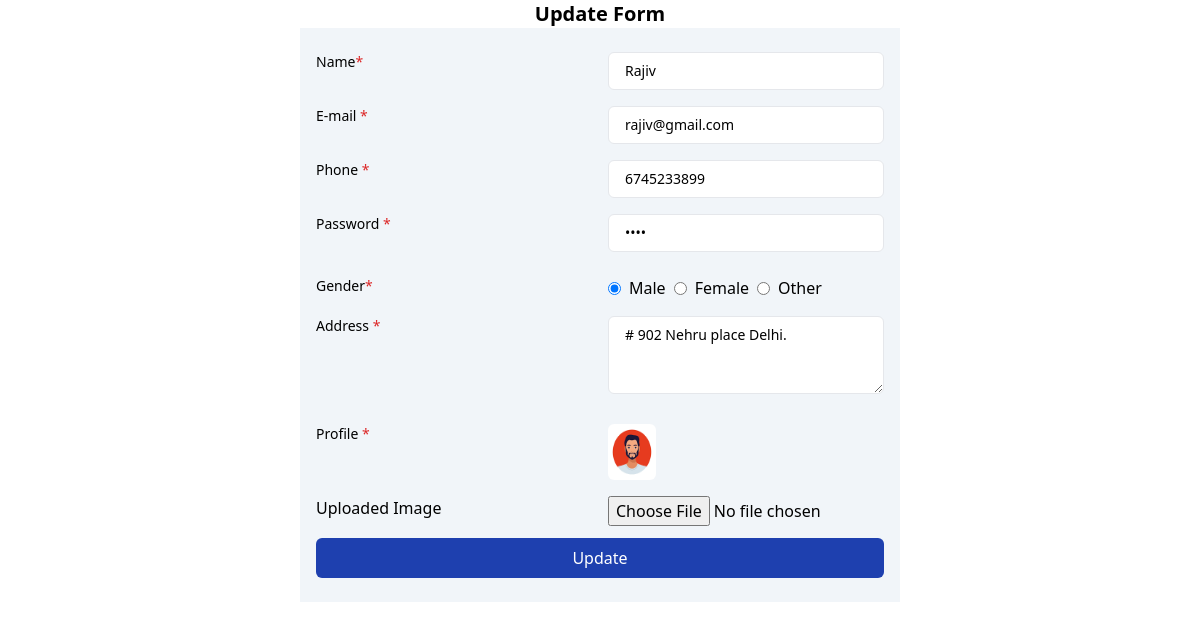
Screenshot of /update_user.php?userId=13 (signed in) with the database file from the repository.
### tables this page shows
CREATE TABLE `image_file` (
  `id` int NOT NULL AUTO_INCREMENT,
  `userId` int DEFAULT NULL,
  `unique_name` varchar(200) NOT NULL,
  `display_name` varchar(200) NOT NULL,
  `created` datetime DEFAULT NULL,
  `modified` datetime DEFAULT NULL,
  `path` varchar(255) DEFAULT NULL,
  PRIMARY KEY (`id`),
  KEY `userId` (`userId`),
  CONSTRAINT `image_file_ibfk_1` FOREIGN KEY (`userId`) REFERENCES `users` (`userId`)
);

CREATE TABLE `users` (
  `userId` int NOT NULL AUTO_INCREMENT,
  `name` varchar(30) NOT NULL,
  `email` varchar(50) NOT NULL,
  `phone` varchar(15) NOT NULL,
  `password` varchar(255) NOT NULL,
  `gender` enum('Male','Female','Others') NOT NULL,
  `address` varchar(255) NOT NULL,
  `created` datetime DEFAULT NULL,
  `modified` datetime DEFAULT NULL,
  PRIMARY KEY (`userId`)
);

### database.php (called while the page is built, shortened)
<?php
class Database
{
    private $db_host = 'localhost';
    private $db_user = 'root';
    private $db_pass = 'Lavish@1233';
    private $db_name = 'book_shop_db';
    private $mysqli = "";
    private $result = array();
    private $conn = false;
    public function __construct()
    {
        if (!$this->conn) {
            $this->mysqli = new mysqli($this->db_host, $this->db_user, $this->db_pass, $this->db_name);
            $this->conn = true;
        } else {
            return true;
        }
    }
    public function sql($sql)
    {
        $query = $this->mysqli->query($sql);
        if ($query) {
            $this->result = $query->fetch_all(MYSQLI_ASSOC);
            return true;
        } else {
            array_push($this->result, $this->mysqli->error);
            return false;
        }
    }
    public function getResult()
    {
        $val = $this->result;
        $this->result = array();
        return $val;
    }
}
?>

### user_updatehandler.php (called while the page is built, shortened)
<?php
include_once 'database.php';
if(isset($_GET['userId'])){
    $uid =  $_GET['userId'];
    $object = new Database();
    $object->sql("select * from users left join image_file on users.userId = image_file.userId where Id='$uid'");
    $res = $object->getResult();
}else{
    header('location:user_login.php');
}

### update_user.php (the view, shortened to what this page needs)
<?php require 'user_updatehandler.php';?>
<?php require('views/partials/head.php'); ?>
<body class="w-full h-full flex flex-col  justify-center items-center">
    <h1 class="font-semibold text-xl text-center">Update Form</h1>
        <form class="bg-slate-100 flex flex-col justify-center px-4 py-6 w-1/2  space-y-3"  name="update" enctype = "multipart/form-data" method="post"  action="<?php echo htmlspecialchars($_SERVER["PHP_SELF"]); ?>">
        <div class="grid grid-cols-2 gap-4">
        <label for="name" class="text-sm font-medium">Name<span class="text-red-600">*</span></label>
        <div>
            <input type="text" name="name" class="border rounded-md w-full px-4 py-2 text-sm" placeholder="Enter Name" value="<?php echo $row['name'];?>">
        </div>
        <label for="email" class="text-sm font-medium">E-mail <span class="text-red-600">*</span> </label>
        <div>
            <input type="text" name="email" class="border rounded-md w-full px-4 py-2 text-sm" placeholder="Enter Email" value="<?php echo $row['email'];?>">
        </div>
        <label for="phone" class="text-sm font-medium">Phone <span class="text-red-600">*</span> </label>
        <div>
            <input type="tel" name="phone" class="border rounded-md w-full px-4 py-2 text-sm" placeholder="Enter Phone Number" value="<?php echo $row['phone'];?>">
        </div>
        <label for="password" class="text-sm font-medium">Password <span class="text-red-600">*</span> </label>
        <div>
            <input type="password" name="password" class="border rounded-md w-full px-4 py-2 text-sm mb-2" placeholder="Enter Password" value="<?php echo $row['gender'];?>">
        </div>
        <label for="gender" class="text-sm font-medium">Gender<span class="text-red-600">*</span></label>
        <div class="flex flex-row gap-2 items-center">
            <input type="radio" name="gender" value="Male" <?php if($row['gender'] == 'Male'){echo 'checked';}?>>Male
            <input type="radio" name="gender" value="Female" <?php if($row['gender'] == 'Female'){echo 'checked';}?>>Female
            <input type="radio" name="gender" value="other" <?php if($row['gender'] == 'Other'){echo 'checked';}?>>Other
        </div>
        <label for="address" class="text-sm font-medium">Address <span class="text-red-600">*</span> </label>
        <div>
            <textarea name="address" id="address" class="border rounded-md w-full px-4 py-2 text-sm mb-2" placeholder="Enter Address" rows="3" cols="15"><?php echo $row['address']?></textarea>
        </div>
        <label for="profile" class="text-sm font-medium">Profile <span class="text-red-600">*</span> </label>
        <img class="w-12 h-14 rounded-md" src="<?php  echo $row['path']; ?>"/>Uploaded Image
        <div>
        <input type="file" name="profile" id="profile">
        </div>
    </div>
        <button type="submit" name="update"  class="bg-blue-800 text-white w-full  px-4 py-2  rounded-md">Update</button>
    </form>
</body>
</html>

### rows the page displays
image_file: name "Rajiv", email "rajiv@gmail.com", phone "6745233899", address "# 902 Nehru place Delhi.", path (picture)
users: gender "☑"
